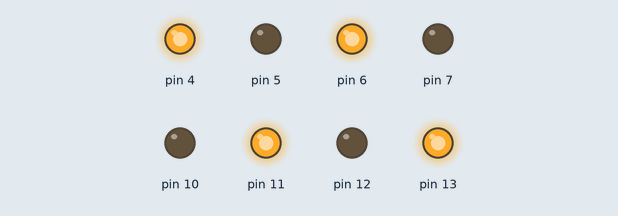
Simulated run of this sketch. Board: Arduino Uno, built with avr-gcc and run on an emulated ATmega328P. Parts: output pins drawn as LEDs (lit = HIGH).

Above: at 0.1 s.
Timing chart, 0 to 1.6 s (numbered marks = the images above):
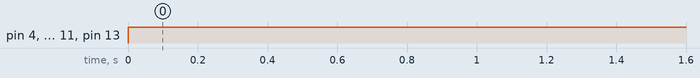

The sketch:

baiju.ino
```cpp
void setup()
{
  pinMode(13, OUTPUT);
  pinMode(12, OUTPUT);
  pinMode(11, OUTPUT);
  pinMode(10, OUTPUT);


  pinMode(7, OUTPUT);
  pinMode(6, OUTPUT);
  pinMode(5, OUTPUT);
  pinMode(4, OUTPUT);
}


void loop()
{
  digitalWrite(13, HIGH);   // turn the LED on (HIGH is the voltage level)
  digitalWrite(12, LOW);
  digitalWrite(11, HIGH);
  digitalWrite(10, LOW);  // turn the LED off by making the voltage LOW

  digitalWrite(4, HIGH);   // turn the LED on (HIGH is the voltage level)
  digitalWrite(5,LOW);
  digitalWrite(6, HIGH);
  digitalWrite(7, LOW);  // turn the LED off by making the voltage LOW

}
```

Measured:
- by itself, pin 4, pin 6, pin 11, pin 13: LOW → HIGH at 0.00 s
